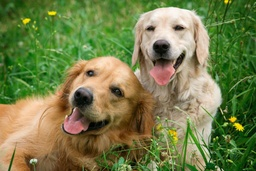
#> input picture Groups/Group_ID_17/MMG/dog.jpg, 256 x 171 px, shrunk from 1200 x 800 before the run, found by its file name
$ jupyter execute --allow-errors DS_LBP_example_code.ipynb
#> lines starting #> are read from the running program, lines starting #| are printed output that depends on the picture
[cell 1]
import cv2
photo1= cv2.imread("/content/dog.jpg")
#> photo1 is the input picture: shape (171, 256, 3); mean B, G, R 74.2, 126, 117.2
photo2=  cv2.imread("/content/fruits.jpg")

[cell 2]
def lbp(photo):
  import cv2
  import numpy as np
  def assign_bit(picture, x, y, c):   #comparing bit with threshold value of centre pixel
      bit = 0
      try:
          if picture[x][y] >= c:
              bit = 1
      except:
          pass
      return bit
  def local_bin_val(picture, x, y):  #calculating local binary pattern value of a pixel
      eight_bit_binary = []
      centre = picture[x][y]
      powers = [1, 2, 4, 8, 16, 32, 64, 128]
      decimal_val = 0
      #starting from top right,assigning bit to pixels clockwise
      eight_bit_binary.append(assign_bit(picture, x-1, y + 1,centre))
      eight_bit_binary.append(assign_bit(picture, x, y + 1, centre))
      eight_bit_binary.append(assign_bit(picture, x + 1, y + 1, centre))
      eight_bit_binary.append(assign_bit(picture, x + 1, y, centre))
      eight_bit_binary.append(assign_bit(picture, x + 1, y-1, centre))
      eight_bit_binary.append(assign_bit(picture, x, y-1, centre))
      eight_bit_binary.append(assign_bit(picture, x-1, y-1, centre))
      eight_bit_binary.append(assign_bit(picture, x-1, y, centre))
      #calculating decimal value of the 8-bit binary number
      for i in range(len(eight_bit_binary)):
          decimal_val += eight_bit_binary[i] * powers[i]

      return decimal_val
  m, n, _ = photo.shape
#> m = 171; n = 256
  gray_scale = cv2.cvtColor(photo, cv2.COLOR_BGR2GRAY)  #converting image to grayscale
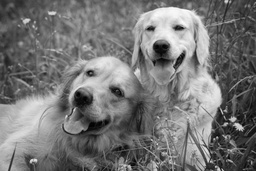
#> gray_scale: shape (171, 256); min 1, max 252, mean 117.5
  lbp_photo = np.zeros((m, n),np.uint8)
  # converting image to lbp
  for i in range(0,m):
      for j in range(0,n):
          lbp_photo[i, j] = local_bin_val(gray_scale, i, j)
#> this loop made 171 passes
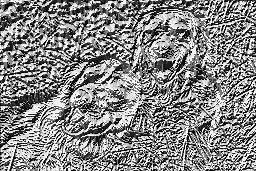
#> lbp_photo: shape (171, 256); min 0, max 255, mean 133.3

  return lbp_photo

l=lbp(photo1)
from matplotlib import pyplot as plt
plt.imshow(l, cmap ="gray")
plt.show()
